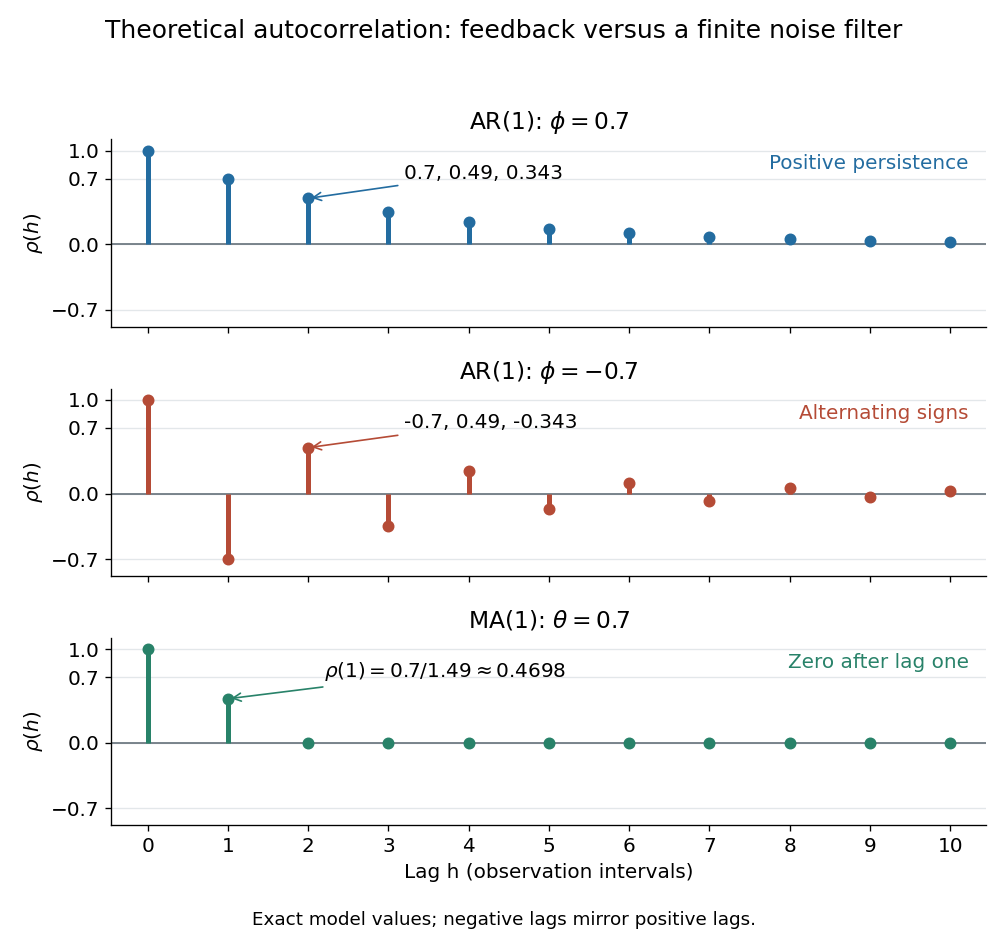

Python code for this plot:
"""Compare exact ACFs; output the matching PNG to CWD.

Tested with Python 3.14, NumPy 2.3.5, and Matplotlib 3.10.7.
"""

from pathlib import Path

import matplotlib.pyplot as plt
import numpy as np


def main():
    lags = np.arange(11)
    ma = np.zeros(len(lags))
    ma[0] = 1
    ma[1] = 0.7 / (1 + 0.7**2)
    cases = [
        (0.7**lags, r"AR(1): $\phi=0.7$", "Positive persistence", "#236ca0"),
        ((-0.7)**lags, r"AR(1): $\phi=-0.7$", "Alternating signs", "#b54b36"),
        (ma, r"MA(1): $\theta=0.7$", "Zero after lag one", "#288269"),
    ]
    plt.rcParams.update({"font.size": 12, "axes.titlesize": 14})
    fig, axes = plt.subplots(3, 1, figsize=(8.4, 7.8), dpi=120,
                             sharex=True, sharey=True, facecolor="white")
    for ax, (acf, title, note, color) in zip(axes, cases):
        ax.set_facecolor("white")
        ax.axhline(0, color="#65717a", linewidth=1)
        ax.vlines(lags, 0, acf, color=color, linewidth=3)
        ax.scatter(lags, acf, color=color, s=38, zorder=3)
        ax.set(title=title, ylabel=r"$\rho(h)$", ylim=(-0.88, 1.12),
               xlim=(-0.45, 10.45), yticks=[-0.7, 0, 0.7, 1])
        ax.text(0.98, 0.84, note, transform=ax.transAxes, ha="right",
                color=color, fontsize=12)
        ax.grid(axis="y", color="#e3e7ea")
        ax.spines[["top", "right"]].set_visible(False)
    axes[0].annotate("0.7, 0.49, 0.343", xy=(2, 0.49), xytext=(3.2, 0.70),
                     arrowprops={"arrowstyle": "->", "color": "#236ca0"})
    axes[1].annotate("-0.7, 0.49, -0.343", xy=(2, 0.49), xytext=(3.2, 0.70),
                     arrowprops={"arrowstyle": "->", "color": "#b54b36"})
    axes[2].annotate(r"$\rho(1)=0.7/1.49\approx0.4698$", xy=(1, ma[1]),
                     xytext=(2.2, 0.70),
                     arrowprops={"arrowstyle": "->", "color": "#288269"})
    axes[-1].set(xlabel="Lag h (observation intervals)", xticks=lags)
    fig.suptitle("Theoretical autocorrelation: feedback versus a finite noise filter",
                 fontsize=15)
    fig.text(0.5, 0.012, "Exact model values; negative lags mirror positive lags.",
             ha="center", fontsize=11)
    fig.tight_layout(rect=(0, 0.035, 1, 0.955), h_pad=1.3)
    fig.savefig(Path.cwd() / Path(__file__).with_suffix(".png").name,
                facecolor="white", transparent=False)
    plt.close(fig)


if __name__ == "__main__":
    main()
